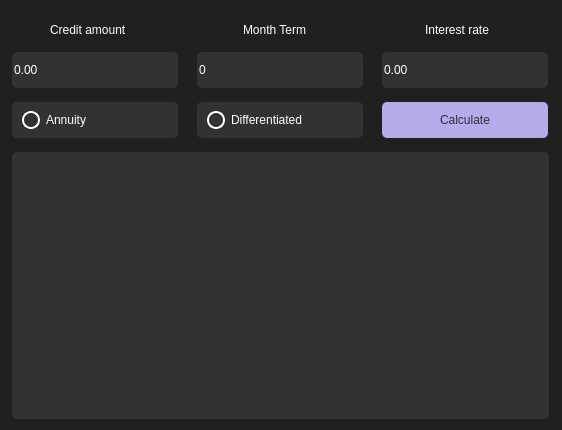
<?xml version="1.0" encoding="UTF-8"?>
<ui version="4.0">
 <class>Credit</class>
 <widget class="QWidget" name="Credit">
  <property name="geometry">
   <rect>
    <x>0</x>
    <y>0</y>
    <width>562</width>
    <height>430</height>
   </rect>
  </property>
  <property name="windowTitle">
   <string>Form</string>
  </property>
  <property name="styleSheet">
   <string notr="true">background-color: #202020;</string>
  </property>
  <widget class="QDoubleSpinBox" name="creditAmount">
   <property name="geometry">
    <rect>
     <x>10</x>
     <y>50</y>
     <width>170</width>
     <height>40</height>
    </rect>
   </property>
   <property name="styleSheet">
    <string notr="true">QDoubleSpinBox {
background-color: #323232;
color: #ffffff;
font: 14pt &quot;Sans Serif Collection&quot;;
border-radius: 5%;
margin: 2;
}

QDoubleSpinBox:hover {
background-color: #3B3B3B;
}

QDoubleSpinBox::up-button { width: 20px;
border:0;
}

QDoubleSpinBox::down-button { width: 20px;
border: 0;
}</string>
   </property>
   <property name="maximum">
    <double>9999999999999.000000000000000</double>
   </property>
  </widget>
  <widget class="QDoubleSpinBox" name="interestRate">
   <property name="geometry">
    <rect>
     <x>380</x>
     <y>50</y>
     <width>170</width>
     <height>40</height>
    </rect>
   </property>
   <property name="styleSheet">
    <string notr="true">QDoubleSpinBox {
background-color: #323232;
color: #ffffff;
font: 14pt &quot;Sans Serif Collection&quot;;
border-radius: 5%;
margin: 2;
}

QDoubleSpinBox:hover {
background-color: #3B3B3B;
}

QDoubleSpinBox::up-button { width: 20px;
border:0;
}

QDoubleSpinBox::down-button { width: 20px;
border: 0;
}</string>
   </property>
   <property name="maximum">
    <double>365.000000000000000</double>
   </property>
  </widget>
  <widget class="QLabel" name="label">
   <property name="geometry">
    <rect>
     <x>50</x>
     <y>20</y>
     <width>91</width>
     <height>20</height>
    </rect>
   </property>
   <property name="styleSheet">
    <string notr="true">QLabel {
color: white;
font: 14pt &quot;Sans Serif Collection&quot;;
}</string>
   </property>
   <property name="text">
    <string>Credit amount</string>
   </property>
  </widget>
  <widget class="QLabel" name="label_2">
   <property name="geometry">
    <rect>
     <x>243</x>
     <y>20</y>
     <width>80</width>
     <height>20</height>
    </rect>
   </property>
   <property name="styleSheet">
    <string notr="true">QLabel {
color: white;
font: 14pt &quot;Sans Serif Collection&quot;;
}</string>
   </property>
   <property name="text">
    <string>Month Term</string>
   </property>
  </widget>
  <widget class="QLabel" name="label_3">
   <property name="geometry">
    <rect>
     <x>425</x>
     <y>20</y>
     <width>81</width>
     <height>20</height>
    </rect>
   </property>
   <property name="styleSheet">
    <string notr="true">QLabel {
color: white;
font: 14pt &quot;Sans Serif Collection&quot;;
}</string>
   </property>
   <property name="text">
    <string>Interest rate</string>
   </property>
  </widget>
  <widget class="QRadioButton" name="annuity">
   <property name="geometry">
    <rect>
     <x>10</x>
     <y>100</y>
     <width>170</width>
     <height>40</height>
    </rect>
   </property>
   <property name="styleSheet">
    <string notr="true">QRadioButton {
padding-left: 10px;
background-color: #323232;
color: #ffffff;
font: 14pt &quot;Sans Serif Collection&quot;;
border-radius: 5%;
margin: 2;
}

QRadioButton:hover {
background-color: #3B3B3B;
}

QRadioButton:pressed {
background-color: #282828;
color: #cecece;
}

QRadioButton::indicator {
width: 14px;
height: 14px;
border-radius: 9px;
border: 2px solid  #ffffff;
}

QRadioButton::indicator:checked {
width: 10px;
height: 10px;
border: 4px solid  #9690c2;
border-radius: 9px;
}</string>
   </property>
   <property name="text">
    <string>Annuity</string>
   </property>
  </widget>
  <widget class="QRadioButton" name="differentiated">
   <property name="geometry">
    <rect>
     <x>195</x>
     <y>100</y>
     <width>170</width>
     <height>40</height>
    </rect>
   </property>
   <property name="styleSheet">
    <string notr="true">QRadioButton {
padding-left: 10px;
background-color: #323232;
color: #ffffff;
font: 14pt &quot;Sans Serif Collection&quot;;
border-radius: 5%;
margin: 2;
}

QRadioButton:hover {
background-color: #3B3B3B;
}

QRadioButton:pressed {
background-color: #282828;
color: #cecece;
}

QRadioButton::indicator {
width: 14px;
height: 14px;
border-radius: 9px;
border: 2px solid  #ffffff;
}

QRadioButton::indicator:checked {
width: 10px;
height: 10px;
border: 4px solid  #9690c2;
border-radius: 9px;
}</string>
   </property>
   <property name="text">
    <string>Differentiated</string>
   </property>
  </widget>
  <widget class="QPushButton" name="buttonCalculate">
   <property name="geometry">
    <rect>
     <x>380</x>
     <y>100</y>
     <width>170</width>
     <height>40</height>
    </rect>
   </property>
   <property name="styleSheet">
    <string notr="true">QPushButton {
background-color: #b5adeb;
color: #2e2c3c;
font: 14pt &quot;Sans Serif Collection&quot;;
border-radius: 5%;
margin: 2;
}

QPushButton:hover {
background-color: #9690c2;
}

QPushButton:pressed {
background-color: #9690c2;
color: #605c7c;
}</string>
   </property>
   <property name="text">
    <string>Calculate</string>
   </property>
  </widget>
  <widget class="QSpinBox" name="monthTerm">
   <property name="geometry">
    <rect>
     <x>195</x>
     <y>50</y>
     <width>170</width>
     <height>40</height>
    </rect>
   </property>
   <property name="styleSheet">
    <string notr="true">QSpinBox {
background-color: #323232;
color: #ffffff;
font: 14pt &quot;Sans Serif Collection&quot;;
border-radius: 5%;
margin: 2;
}

QSpinBox:hover {
background-color: #3B3B3B;
}

QSpinBox::up-button { width: 20px;
border:0;
}

QSpinBox::down-button { width: 20px;
border: 0;
}</string>
   </property>
   <property name="maximum">
    <number>600</number>
   </property>
  </widget>
  <widget class="QTextBrowser" name="output">
   <property name="geometry">
    <rect>
     <x>10</x>
     <y>150</y>
     <width>541</width>
     <height>271</height>
    </rect>
   </property>
   <property name="styleSheet">
    <string notr="true">QTextBrowser {background-color: #323232;
color: #ffffff;
font: 14pt &quot;Sans Serif Collection&quot;;
border-radius: 5%;
margin: 2;
}

QScrollBar:vertical {
width: 0px;
}</string>
   </property>
  </widget>
 </widget>
 <resources/>
 <connections/>
</ui>
